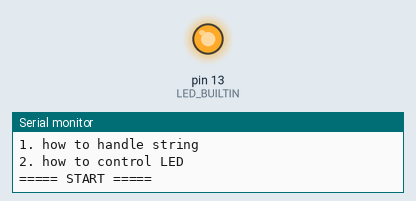
The sketch below on a simulated Arduino Uno, built with avr-gcc and run on an emulated ATmega328P. On the bench: output pins drawn as LEDs (lit = HIGH), the last lines printed to the serial monitor.

Above: at 1.5 s.
At 39.8 s:
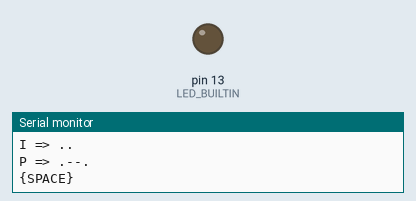
Timing chart, 0 to 46.6 s (numbered marks = the images above):
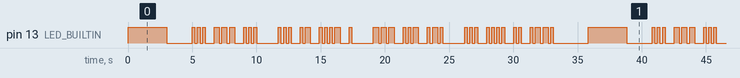

Measured:
- by itself, pin 13 (LED_BUILTIN): moves between LOW and HIGH, repeating every 35.8 s
- by itself, everything shown: repeats every 35.8 s, in 84 steps

The sketch:

morse_code.ino
```cpp
int m_delay_start = 0;
int m_delay_short = 0;
int m_delay_long = 0 ;
int m_delay_between_char = 0;
int m_delay_space = 0;
int m_delay_sentence = 0;

void setup() {

  Serial.begin(115200);

  m_delay_start = 3000;
  m_delay_short = 200;
  m_delay_long = m_delay_short * 2;
  m_delay_between_char = 500;
  m_delay_space = 1000;
  m_delay_sentence = m_delay_space;

  pinMode(LED_BUILTIN, OUTPUT);

  Serial.println("");
  Serial.println("Hello");
  Serial.println("This is a demo program to learn");
  Serial.println("1. how to handle string");
  Serial.println("2. how to control LED");
  Serial.println("");
  Serial.println("===== START =====");
}

void write_to_morse_code(String message) {

  Serial.println("message = " + message);
  Serial.println("Wrote to morse code...");

  String c = "";
  String morse_code = "";

  if (message.length() > 0) {
    if (message == " ") {
      Serial.println("");
      delay(m_delay_space);
    } else {
      for (int i = 0; i < message.length(); i++) {
        c = message.substring(i, i+1);
        if (c == "A") {
          morse_code = ".-";
        } else if (c == "B") {
          morse_code = "-...";
        } else if (c == "C") {
          morse_code = "-.-.";
        } else if (c == "D") {
          morse_code = "-..";
        } else if (c == "E") {
          morse_code = ".";
        } else if (c == "F") {
          morse_code = "..-.";
        } else if (c == "G") {
          morse_code = "--.";
        } else if (c == "H") {
          morse_code = "....";
        } else if (c == "I") {
          morse_code = "..";
        } else if (c == "J") {
          morse_code = ".---";
        } else if (c == "K") {
          morse_code = "-.-";
        } else if (c == "L") {
          morse_code = ".-..";
        } else if (c == "M") {
          morse_code = "--";
        } else if (c == "N") {
          morse_code = "-.";
        } else if (c == "O") {
          morse_code = "---";
        } else if (c == "P") {
          morse_code = ".--.";
        } else if (c == "Q") {
          morse_code = "--.-";
        } else if (c == "R") {
          morse_code = ".-.";
        } else if (c == "S") {
          morse_code = "...";
        } else if (c == "T") {
          morse_code = "-";
        } else if (c == "U") {
          morse_code = "..-";
        } else if (c == "V") {
          morse_code = "...-";
        } else if (c == "W") {
          morse_code = ".--";
        } else if (c == "X") {
          morse_code = "-..-";
        } else if (c == "Y") {
          morse_code = "-.--";
        } else if (c == "Z") {
          morse_code = "--..";
        } else if (c == "1") {
          morse_code = ".----";
        } else if (c == "2") {
          morse_code = "..---";
        } else if (c == "3") {
          morse_code = "...--";
        } else if (c == "4") {
          morse_code = "....-";
        } else if (c == "5") {
          morse_code = ".....";
        } else if (c == "6") {
          morse_code = "-....";
        } else if (c == "7") {
          morse_code = "--...";
        } else if (c == "8") {
          morse_code = "---..";
        } else if (c == "9") {
          morse_code = "----.";
        } else if (c == "0") {
          morse_code = "-----";
        } else if (c == ".") {
          morse_code = ".-.-.-";
        } else if (c == ",") {
          morse_code = "--..--";
        } else if (c == "(" || c == "[" || c == "<") {
          morse_code = "-.--.";
        } else if (c == ")" || c == "]" || c == ">") {
          morse_code = "-.--.-";
        } else if (c == "?") {
          morse_code = "..--..";
        } else if (c == "/") {
          morse_code = "-..-.";
        } else if (c == " ") {
          morse_code = "SPACE";
        }

        if (morse_code == "SPACE") {
          Serial.println("{SPACE}");
          delay(m_delay_space);
        } else {
          Serial.println(c + " => " + morse_code);
          writeToLED(morse_code);
          delay(m_delay_between_char);
        }

      }
    }

  }
}


void writeToLED(String codes) {

  if (codes.length() > 0) {
    for (int i = 0; i < codes.length(); i++) {
      if (codes.substring(i, i+1) == ".") {
        digitalWrite(LED_BUILTIN, HIGH);
        delay(m_delay_short);
        digitalWrite(LED_BUILTIN, LOW);
        delay(m_delay_short);
      } else {
        digitalWrite(LED_BUILTIN, HIGH);
        delay(m_delay_long);
        digitalWrite(LED_BUILTIN, LOW);
        delay(m_delay_short);
      }
    }
  }
}

void loop() {

  Serial.println("");

  digitalWrite(LED_BUILTIN, HIGH);
  delay(m_delay_start);
  digitalWrite(LED_BUILTIN, LOW);
  delay(2000);

  String message = "SOS Save Our Ship ";
  message.toUpperCase();

  write_to_morse_code(message);
  delay(m_delay_sentence);
}
```
